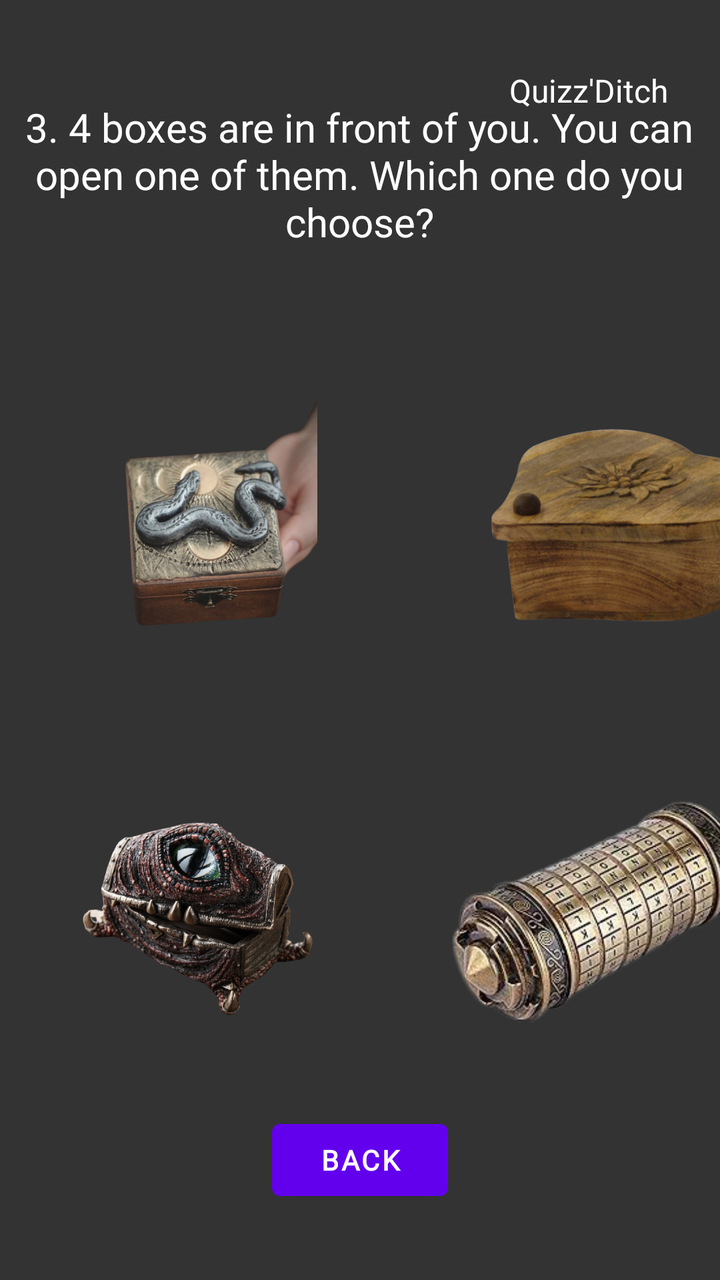
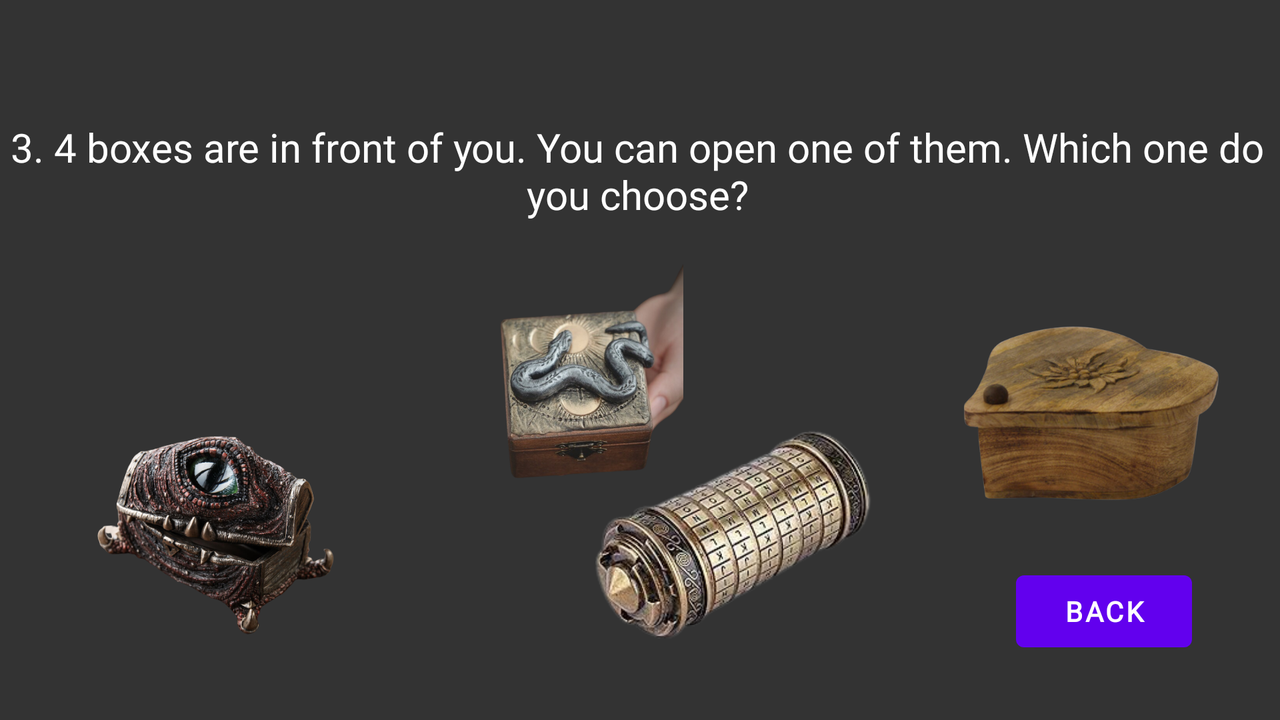

Compare how this app lays out the same screen by default and in its alternative resource folder. The renders come first, then the two layout files and the values they reference.
<!-- AndroidManifest.xml: application theme Theme.QuizzDitch -->
<!-- res/layout/activity_page_q2.xml -->
<?xml version="1.0" encoding="utf-8"?>
<androidx.constraintlayout.widget.ConstraintLayout xmlns:android="http://schemas.android.com/apk/res/android"
    xmlns:app="http://schemas.android.com/apk/res-auto"
    xmlns:tools="http://schemas.android.com/tools"
    android:layout_width="match_parent"
    android:layout_height="match_parent"
    android:background="#333333"
    tools:context=".page_q2">

    <TextView
        android:id="@+id/text_quizzditch_q2"
        android:layout_width="wrap_content"
        android:layout_height="wrap_content"
        android:layout_marginTop="40dp"
        android:fontFamily="@font/aref_ruqaa"
        android:text="@string/Nom_App"
        android:textColor="#FFFFFF"
        android:textSize="16sp"
        app:layout_constraintBottom_toTopOf="@+id/text_q2"
        app:layout_constraintEnd_toEndOf="parent"
        app:layout_constraintHorizontal_bias="0.907"
        app:layout_constraintStart_toStartOf="parent"
        app:layout_constraintTop_toTopOf="parent" />

    <TextView
        android:id="@+id/text_q2"
        android:layout_width="350dp"
        android:layout_height="91dp"
        android:layout_marginStart="16dp"
        android:layout_marginEnd="16dp"
        android:layout_marginBottom="40dp"
        android:fontFamily="@font/aref_ruqaa"
        android:text="@string/q3"
        android:textAlignment="center"
        android:textColor="#FFFFFF"
        android:textSize="20sp"
        app:layout_constraintBottom_toTopOf="@+id/imageButton1"
        app:layout_constraintEnd_toEndOf="parent"
        app:layout_constraintHorizontal_bias="0.517"
        app:layout_constraintStart_toStartOf="parent" />

    <Button
        android:id="@+id/btn_back"
        android:layout_width="wrap_content"
        android:layout_height="wrap_content"
        android:layout_marginBottom="36dp"
        android:fontFamily="@font/aref_ruqaa"
        android:text="@string/btn_back"
        android:textStyle="bold"
        app:layout_constraintBottom_toBottomOf="parent"
        app:layout_constraintEnd_toEndOf="parent"
        app:layout_constraintStart_toStartOf="parent" />

    <ImageButton
        android:id="@+id/imageButton1"
        android:layout_width="201dp"
        android:layout_height="166dp"
        android:layout_marginBottom="28dp"
        android:backgroundTint="#00FFFFFF"
        android:contentDescription="@string/img1"
        android:scaleType="centerInside"
        app:layout_constraintBottom_toTopOf="@+id/imageButton3"
        app:layout_constraintStart_toStartOf="parent"
        app:srcCompat="@drawable/boite1"
        tools:ignore="DuplicateSpeakableTextCheck" />

    <ImageButton
        android:id="@+id/imageButton2"
        android:layout_width="230dp"
        android:layout_height="163dp"
        android:layout_marginTop="40dp"
        android:backgroundTint="#00FFFFFF"
        android:contentDescription="@string/img2"
        android:scaleType="centerInside"
        app:layout_constraintBottom_toTopOf="@+id/imageButton4"
        app:layout_constraintStart_toEndOf="@+id/imageButton1"
        app:layout_constraintTop_toBottomOf="@+id/text_q2"
        app:layout_constraintVertical_bias="0.0"
        app:srcCompat="@drawable/boite2" />

    <ImageButton
        android:id="@+id/imageButton3"
        android:layout_width="191dp"
        android:layout_height="161dp"
        android:layout_marginStart="4dp"
        android:layout_marginBottom="20dp"
        android:backgroundTint="#00FFFFFF"
        android:contentDescription="@string/img3"
        android:scaleType="centerInside"
        app:layout_constraintBottom_toTopOf="@+id/btn_back"
        app:layout_constraintStart_toStartOf="parent"
        app:srcCompat="@drawable/boite3" />

    <ImageButton
        android:id="@+id/imageButton4"
        android:layout_width="193dp"
        android:layout_height="167dp"
        android:layout_marginStart="8dp"
        android:layout_marginBottom="16dp"
        android:backgroundTint="#00FFFFFF"
        android:contentDescription="@string/img4"
        android:scaleType="centerInside"
        app:layout_constraintBottom_toTopOf="@+id/btn_back"
        app:layout_constraintEnd_toEndOf="parent"
        app:layout_constraintHorizontal_bias="0.0"
        app:layout_constraintStart_toEndOf="@+id/imageButton3"
        app:srcCompat="@drawable/boite4" />

</androidx.constraintlayout.widget.ConstraintLayout>
<!-- resources referenced by this layout -->
<resources>
  <!-- drawable boite1: png bitmap (drawable, 227753 bytes) -->
  <!-- drawable boite2: png bitmap (drawable, 249280 bytes) -->
  <!-- drawable boite3: png bitmap (drawable, 232462 bytes) -->
  <!-- drawable boite4: png bitmap (drawable, 67904 bytes) -->
  <string name="Nom_App" translatable="false">Quizz\'Ditch</string>
  <string name="btn_back">Back</string>
  <string name="img1" translatable="false">TODO</string>
  <string name="img2" translatable="false">TODO</string>
  <string name="img3" translatable="false">TODO</string>
  <string name="img4" translatable="false">TODO</string>
  <string name="q3">3. 4 boxes are in front of you. You can open one of them. Which one do you choose?</string>
  <style name="Theme.QuizzDitch" parent="Theme.MaterialComponents.DayNight.DarkActionBar">
          
          <item name="colorPrimary">@color/purple_500</item>
          <item name="colorPrimaryVariant">@color/purple_700</item>
          <item name="colorOnPrimary">@color/white</item>
          
          <item name="colorSecondary">@color/teal_200</item>
          <item name="colorSecondaryVariant">@color/teal_700</item>
          <item name="colorOnSecondary">@color/black</item>
          
          <item name="android:statusBarColor">?attr/colorPrimaryVariant</item>
          
      </style>
</resources>
<!-- res/layout-land/activity_page_q2.xml (the repository's variant of the layout above) -->
<!-- drawn on the phone turned sideways -->
<?xml version="1.0" encoding="utf-8"?>
<androidx.constraintlayout.widget.ConstraintLayout xmlns:android="http://schemas.android.com/apk/res/android"
    xmlns:app="http://schemas.android.com/apk/res-auto"
    xmlns:tools="http://schemas.android.com/tools"
    android:layout_width="match_parent"
    android:layout_height="match_parent"
    android:background="#333333"
    tools:context=".page_q2">

    <TextView
        android:id="@+id/text_q2"
        android:layout_width="wrap_content"
        android:layout_height="64dp"
        android:layout_marginStart="16dp"
        android:layout_marginTop="60dp"
        android:layout_marginEnd="16dp"
        android:fontFamily="@font/aref_ruqaa"
        android:text="@string/q3"
        android:textAlignment="center"
        android:textColor="#FFFFFF"
        android:textSize="20sp"
        app:layout_constraintEnd_toEndOf="parent"
        app:layout_constraintHorizontal_bias="0.562"
        app:layout_constraintStart_toStartOf="parent"
        app:layout_constraintTop_toTopOf="parent" />

    <Button
        android:id="@+id/btn_back"
        android:layout_width="wrap_content"
        android:layout_height="wrap_content"
        android:fontFamily="@font/aref_ruqaa"
        android:text="@string/btn_back"
        android:textStyle="bold"
        app:layout_constraintBottom_toBottomOf="parent"
        app:layout_constraintEnd_toEndOf="parent"
        app:layout_constraintHorizontal_bias="0.92"
        app:layout_constraintStart_toStartOf="parent"
        app:layout_constraintTop_toTopOf="parent"
        app:layout_constraintVertical_bias="0.903" />

    <ImageButton
        android:id="@+id/imageButton1"
        android:layout_width="164dp"
        android:layout_height="159dp"
        android:backgroundTint="#00FFFFFF"
        android:contentDescription="@string/img1"
        android:scaleType="centerInside"
        app:layout_constraintBottom_toBottomOf="parent"
        app:layout_constraintEnd_toEndOf="parent"
        app:layout_constraintHorizontal_bias="0.04"
        app:layout_constraintStart_toEndOf="@+id/imageButton3"
        app:layout_constraintTop_toTopOf="parent"
        app:layout_constraintVertical_bias="0.563"
        app:srcCompat="@drawable/boite1"
        tools:ignore="DuplicateSpeakableTextCheck" />

    <ImageButton
        android:id="@+id/imageButton2"
        android:layout_width="188dp"
        android:layout_height="149dp"
        android:layout_marginTop="132dp"
        android:backgroundTint="#00FFFFFF"
        android:contentDescription="@string/img2"
        android:scaleType="centerInside"
        app:layout_constraintBottom_toTopOf="@+id/btn_back"
        app:layout_constraintEnd_toEndOf="parent"
        app:layout_constraintHorizontal_bias="0.989"
        app:layout_constraintStart_toEndOf="@+id/imageButton1"
        app:layout_constraintTop_toTopOf="parent"
        app:layout_constraintVertical_bias="0.021"
        app:srcCompat="@drawable/boite2"
        tools:ignore="ImageContrastCheck" />

    <ImageButton
        android:id="@+id/imageButton3"
        android:layout_width="169dp"
        android:layout_height="168dp"
        android:layout_marginStart="24dp"
        android:backgroundTint="#00FFFFFF"
        android:contentDescription="@string/img3"
        android:scaleType="centerInside"
        app:layout_constraintBottom_toBottomOf="parent"
        app:layout_constraintEnd_toStartOf="@+id/btn_back"
        app:layout_constraintHorizontal_bias="0.0"
        app:layout_constraintStart_toStartOf="parent"
        app:layout_constraintTop_toTopOf="parent"
        app:layout_constraintVertical_bias="0.934"
        app:srcCompat="@drawable/boite3" />

    <ImageButton
        android:id="@+id/imageButton4"
        android:layout_width="169dp"
        android:layout_height="158dp"
        android:layout_marginStart="8dp"
        android:backgroundTint="#00FFFFFF"
        android:contentDescription="@string/img4"
        android:scaleType="centerInside"
        app:layout_constraintBottom_toBottomOf="parent"
        app:layout_constraintEnd_toStartOf="@+id/imageButton2"
        app:layout_constraintHorizontal_bias="1.0"
        app:layout_constraintStart_toEndOf="@+id/imageButton3"
        app:layout_constraintTop_toTopOf="parent"
        app:layout_constraintVertical_bias="0.936"
        app:srcCompat="@drawable/boite4" />

</androidx.constraintlayout.widget.ConstraintLayout>
<!-- resources referenced by the variant -->
<!-- as the phone turned sideways resolves them -->
<resources>
  <!-- drawable boite1: png bitmap (drawable, 227753 bytes) -->
  <!-- drawable boite2: png bitmap (drawable, 249280 bytes) -->
  <!-- drawable boite3: png bitmap (drawable, 232462 bytes) -->
  <!-- drawable boite4: png bitmap (drawable, 67904 bytes) -->
  <string name="btn_back">Back</string>
  <string name="img1" translatable="false">TODO</string>
  <string name="img2" translatable="false">TODO</string>
  <string name="img3" translatable="false">TODO</string>
  <string name="img4" translatable="false">TODO</string>
  <string name="q3">3. 4 boxes are in front of you. You can open one of them. Which one do you choose?</string>
  <style name="Theme.QuizzDitch" parent="Theme.MaterialComponents.DayNight.DarkActionBar">
          
          <item name="colorPrimary">@color/purple_500</item>
          <item name="colorPrimaryVariant">@color/purple_700</item>
          <item name="colorOnPrimary">@color/white</item>
          
          <item name="colorSecondary">@color/teal_200</item>
          <item name="colorSecondaryVariant">@color/teal_700</item>
          <item name="colorOnSecondary">@color/black</item>
          
          <item name="android:statusBarColor">?attr/colorPrimaryVariant</item>
          
      </style>
</resources>
